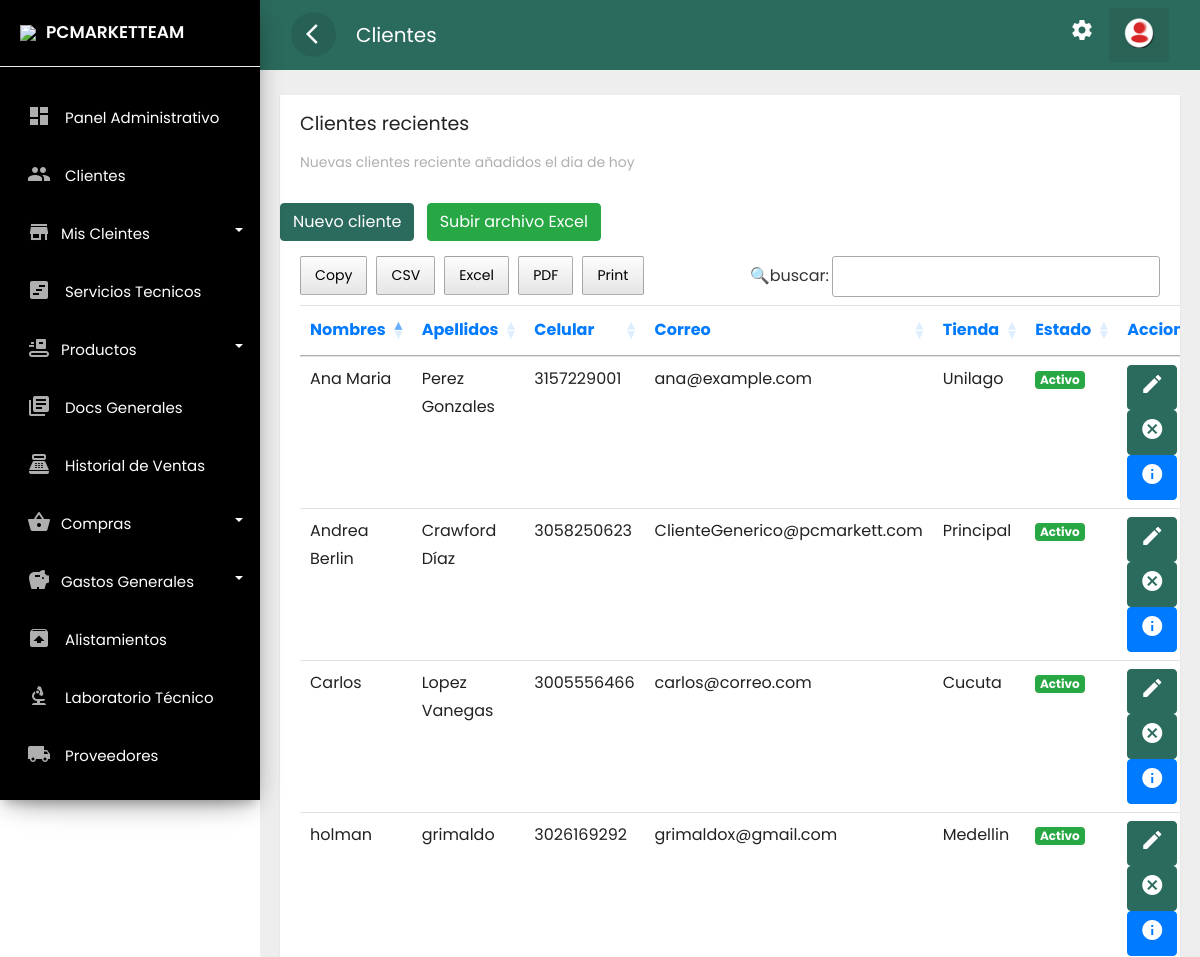
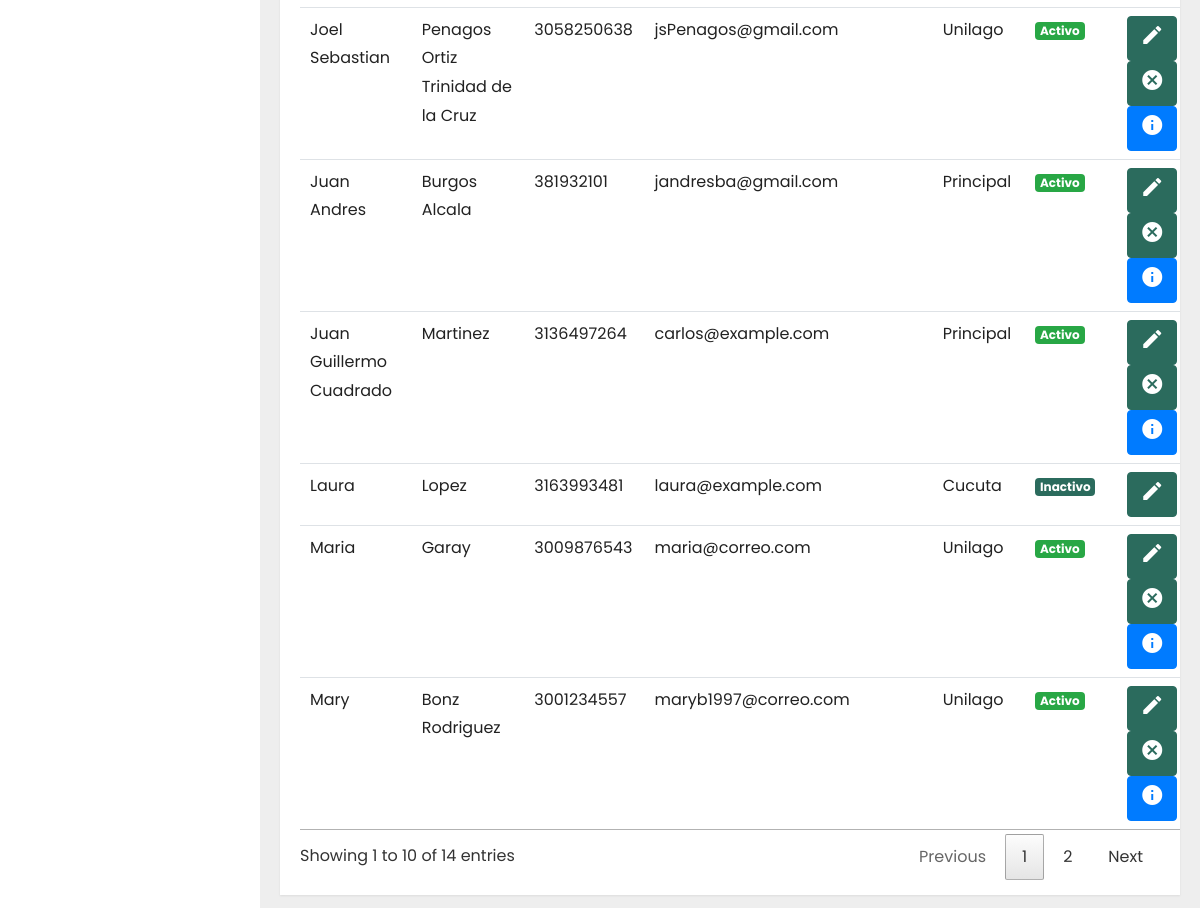
Before: /frontend/clientes/mostrar.php (signed in) with the older database file (2 pictures, top to bottom).
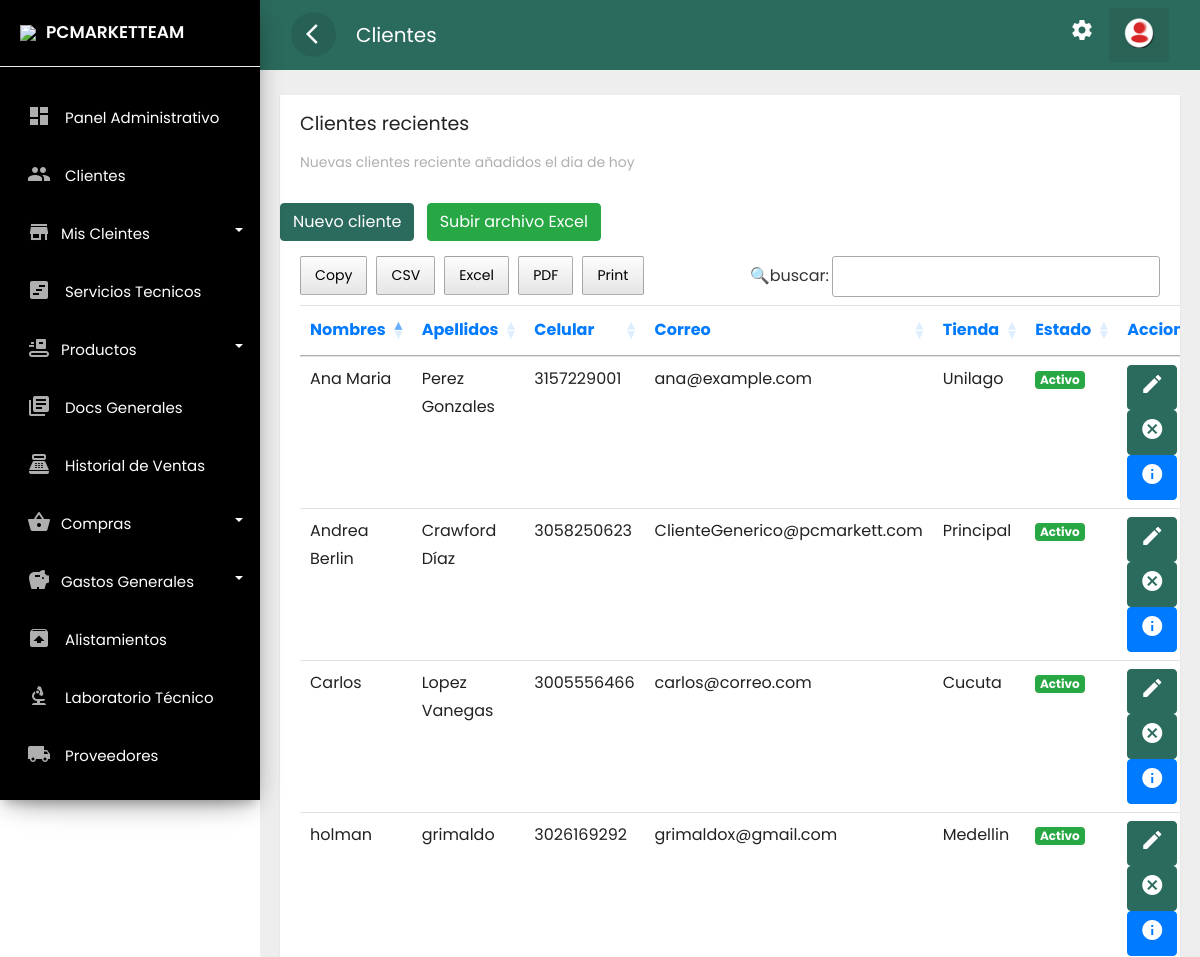
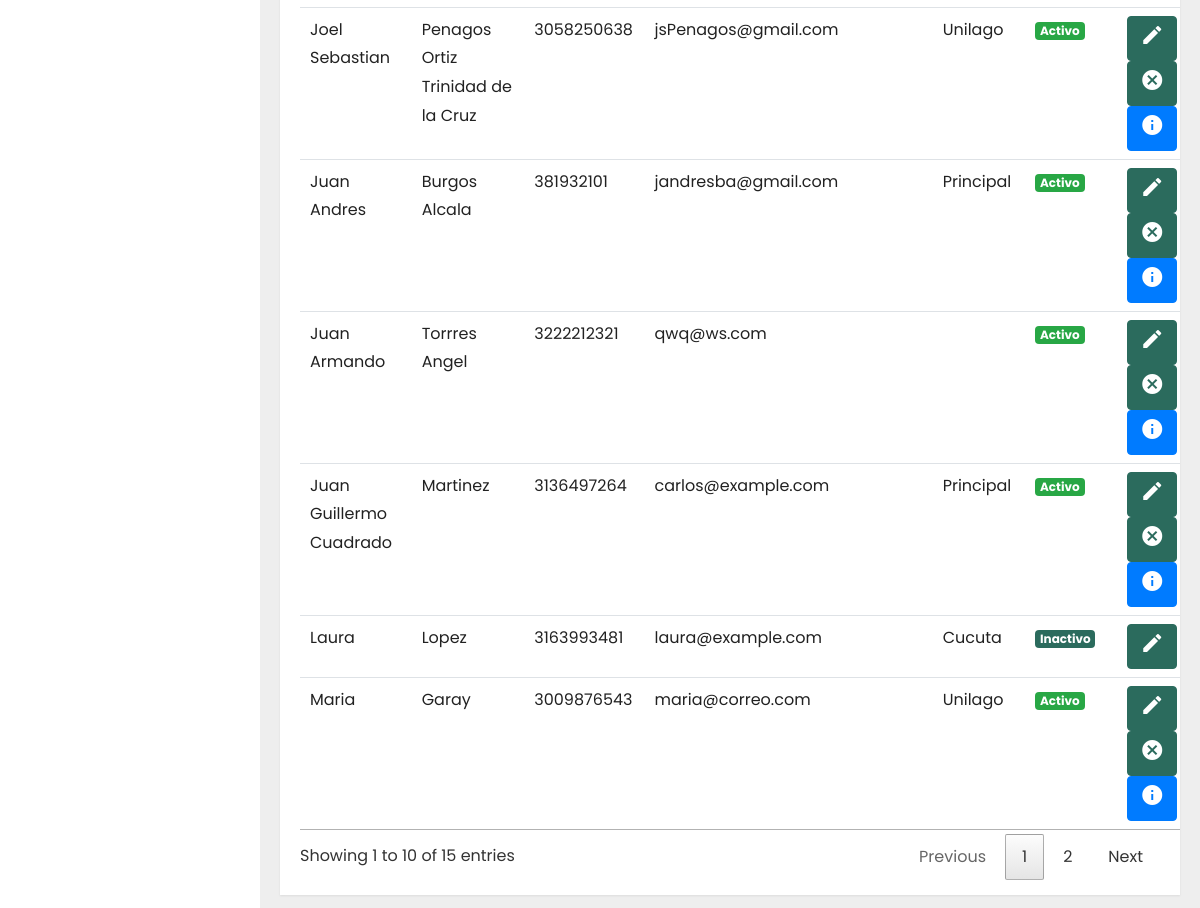
After: the same page with the newer database file (2 pictures, top to bottom).
### tables this page shows
CREATE TABLE `clientes` (
  `idclie` int(11) NOT NULL,
  `numid` char(8) NOT NULL,
  `nomcli` text NOT NULL,
  `apecli` text NOT NULL,
  `naci` date NOT NULL,
  `correo` text NOT NULL,
  `celu` char(10) NOT NULL,
  `estad` varchar(15) NOT NULL,
  `fere` timestamp NOT NULL DEFAULT current_timestamp(),
  `dircli` text DEFAULT NULL,
  `ciucli` text DEFAULT NULL,
  `idsede` text DEFAULT NULL
);

### frontend/clientes/mostrar.php (the view, shortened to what the changed rows need)
<?php if(isset($_SESSION['id'])) { ?>
<!doctype html>
<html lang="es">
<head>
    <link rel="stylesheet" href="../../backend/css/bootstrap.min.css">
    <link rel="stylesheet" href="../../backend/css/custom.css">
    <link rel="stylesheet" href="../../backend/css/loader.css">
    <link rel="stylesheet" type="text/css" href="../../backend/css/datatable.css">
    <link rel="stylesheet" type="text/css" href="../../backend/css/buttonsdataTables.css">
    <link rel="stylesheet" type="text/css" href="../../backend/css/font.css">
</head>
<body>
    <div class="wrapper">
        <?php    include_once '../layouts/nav.php';  include_once '../layouts/menu_data.php';    ?>
        <nav id="sidebar">
            <div class="sidebar-header">
                <h3><img src="../../backend/img/favicon.png" class="img-fluid"><span>PCMARKETTEAM</span></h3>
            </div>
            <?php renderMenu($menu); ?>
        </nav>
        <div id="content">
            <div class="top-navbar">
                <nav class="navbar navbar-expand-lg">
                    <div class="container-fluid">
                        <button type="button" id="sidebarCollapse" class="d-xl-block d-lg-block d-md-mone d-none">
                            <span class="material-icons">arrow_back_ios</span>
                        </button>
                        <a class="navbar-brand" href="#"> Clientes </a>
                        <div class="collapse navbar-collapse d-lg-block d-xl-block d-sm-none d-md-none d-none"
                            id="navbarSupportedContent">
                            <ul class="nav navbar-nav ml-auto">
                                <li class="nav-item">
                                    <a class="nav-link" href="../cuenta/configuracion.php">
                                        <span class="material-icons">settings</span>
                                    </a>
                                </li>
                                <li class="dropdown nav-item active">
                                    <a href="#" class="nav-link" data-toggle="dropdown">
                                        <img src="../../backend/img/reere.png">
                                    </a>
                                </li>
                            </ul>
                        </div>
                    </div>
                </nav>
            </div>
            <div class="main-content">
                <div class="row ">
                    <div class="col-lg-12 col-md-12">
                        <div class="card" style="min-height: 485px">
                            <div class="card-header card-header-text">
                                <h4 class="card-title">Clientes recientes</h4>
                                <p class="category">Nuevas clientes reciente añadidos el dia de hoy</p>
                            </div>
                            <br>
                            <a href="../clientes/nuevo.php" class="btn btn-danger text-white">Nuevo cliente</a>
                            <a href="../clientes/importar.php" class="btn btn-success text-white ml-2">Subir archivo Excel</a>
                            <br>
                            <div class="card-content table-responsive">
                                <?php
                               require '../../backend/bd/ctconex.php';
                                $sentencia = $connect->prepare("SELECT * FROM clientes order BY nomcli DESC;");
                                $sentencia->execute();
                                $data =  array();
                                if($sentencia){
                                while($r = $sentencia->fetchObject()){
                                    $data[] = $r;
                                }
                                }
                                ?>
                                <?php if(count($data)>0):?>
                                <table class="table table-hover" id="example">
                                    <thead class="text-primary">
                                        <tr>
                                            <th>Nombres</th>
                                            <th>Apellidos</th>
                                            <th>Celular</th>
                                            <th>Correo</th>
                                            <th>Tienda</th>
                                            <th>Estado</th>
                                            <th>Acciones</th>
                                        </tr>
                                    </thead>
                                    <tbody>
                                        <?php foreach($data as $g):?>
                                        <tr>
                                            <td><?php echo  $g->nomcli; ?></td>
                                            <td><?php echo  $g->apecli; ?></td>
                                            <td><?php echo  $g->celu; ?></td>
                                            <td><?php echo  $g->correo; ?></td>
                                            <td><?php echo  $g->idsede; ?></td>
                                            <td><?php    if($g->estad =='Activo')  { ?>
                                                <span class="badge badge-success">Activo</span>
                                                <?php  }   else {?>
                                                <span class="badge badge-danger">Inactivo</span>
                                                <?php  } ?>
                                            </td>
                                            <td>
                                                <?php    if($g->estad =='Activo')  { ?>
                                                <a class="btn btn-warning text-white"
                                                    href="../clientes/actualizar.php?id=<?php echo  $g->idclie; ?>"><i
                                                        class='material-icons' data-toggle='tooltip'
                                                        title='editar'>edit</i></a>
                                                <a class="btn btn-danger text-white"
                                                    href="../clientes/eliminar.php?id=<?php echo  $g->idclie; ?>"><i
                                                        class='material-icons' data-toggle='tooltip'
                                                        title='cancelar'>cancel</i></a>
                                                <a class="btn btn-primary text-white"
                                                    href="../clientes/informacion.php?id=<?php echo  $g->idclie; ?>"><i
                                                        class='material-icons' data-toggle='tooltip'
                                                        title='crear'>info</i></a>
                                                <?php  }   else {?>
                                                <a class="btn btn-warning text-white"
                                                    href="../clientes/actualizar.php?id=<?php echo  $g->idclie; ?>"><i
                                                        class='material-icons' data-toggle='tooltip'
                                                        title='editar'>edit</i></a>
                                                <?php  } ?>
                                            </td>
                                        </tr>
                                        <?php endforeach; ?>
                                    </tbody>
                                </table>
                                <?php endif; ?>
                            </div>
                        </div>
                    </div>
                </div>
            </div>
        </div>
    </div>
</body>
</html>
<?php }else{
    header('Location: ../error404.php');
 } ?>

### frontend/layouts/nav.php
<?php
function renderMenu($items)
{
    echo '<ul class="list-unstyled components">';
    foreach ($items as $item) {
        if (isset($item['children'])) {
            $menu_id = isset($item['id']) ? $item['id'] : 'menu_' . uniqid();
            echo '<li class="dropdown">
                    <a href="#' . $menu_id . '" data-toggle="collapse" aria-expanded="false" class="dropdown-toggle">
                        <i class="material-icons">' . $item['icon'] . '</i><span>' . $item['label'] . '</span>
                    </a>
                    <ul class="collapse list-unstyled menu" id="' . $menu_id . '">';
            renderMenu($item['children']);
            echo '</ul></li>';
        } else {
            echo '<li>
                    <a href="' . $item['url'] . '">
                        ' . (isset($item['icon']) ? '<i class="material-icons">' . $item['icon'] . '</i>' : '') . '
                        <span>' . $item['label'] . '</span>
                    </a>
                  </li>';
        }
    }
    echo '</ul>';
}
?>

Changed rows visible on the page:
no longer on this page (row unchanged): clientes: nomcli "Mary", apecli "Bonz Rodriguez", celu "3001234557", correo "maryb1997@correo.com", idsede "Unilago", estad "Activo"
added clientes: nomcli "Juan Armando", apecli "Torrres Angel", celu "3222212321", correo "qwq@ws.com", estad "Activo"
Other visible differences:
text written by a page script: "Copy CSV Excel PDF Print 🔍buscar: Showing 1 to 10 of 14 entries Previous 1 2 Next" → "Copy CSV Excel PDF Print 🔍buscar: Showing 1 to 10 of 15 entries Previous 1 2 Next"
